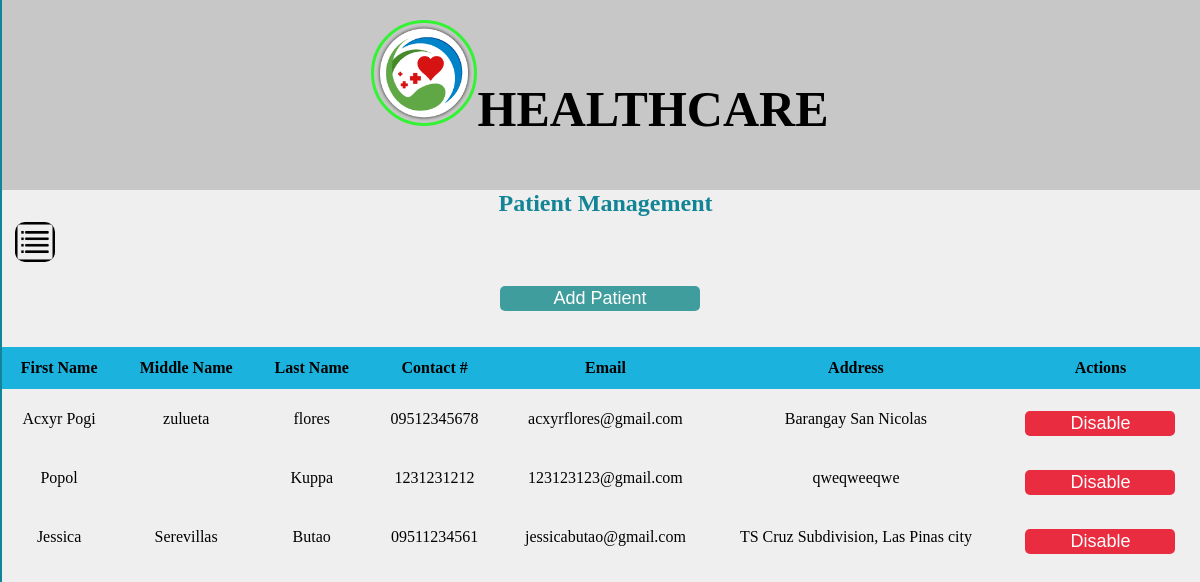
The page /admin/adminpatienttable.php on the database its author committed.
### tables this page shows
CREATE TABLE IF NOT EXISTS `tbl_patient` (
  `patient_id` int NOT NULL AUTO_INCREMENT,
  `p_firstname` varchar(80) NOT NULL,
  `p_midname` varchar(80) NOT NULL,
  `p_lastname` varchar(80) NOT NULL,
  `p_gender` varchar(80) NOT NULL,
  `p_birthdate` date NOT NULL,
  `p_email` varchar(80) NOT NULL,
  `p_phone` varchar(11) NOT NULL,
  `p_address` varchar(80) NOT NULL,
  `p_username` varchar(80) NOT NULL,
  `p_password` varchar(80) NOT NULL,
  `p_profile` varchar(40) NOT NULL,
  PRIMARY KEY (`patient_id`)
);

### admin/adminpatienttable.php (the view, shortened to what this page needs)
<?php
	include_once('../connection/connection.php');
	$adminpatienttable="SELECT * FROM tbl_patient";
	$result=mysqli_query($conn, $adminpatienttable);
?>
<html>
<head>
</head>
<link rel="stylesheet" type="text/css" href="../css/background.css">
<link rel="stylesheet" type="text/css" href="../css/biginter.css">
<link rel="stylesheet" type="text/css" href="../css/icons.css">
<link rel="stylesheet" type="text/css" href="../css/adminpanel.css">
<link rel="stylesheet" type="text/css" href="../css/buttons.css">
<link rel="stylesheet" type="text/css" href="../css/scrollbar.css">
<link rel="stylesheet" type="text/css" href="../css/protected.css">
<body oncontextmenu="return false;">
	<div class="adminheader">
		<center>
			<h1 class="adminheaderh3"><img class="clinic" src="../icons/healthcarelogo.png">Healthcare</h1>
		</center>
	</div>
	<div class="headerwhite">
		<h2>Patient Management</h2>
	</div>
	<img class="dashboardicon" src="../icons/list.png" onclick="showdashboard()">
	<br><br><br>
		 <div id="dashboard" class="dashboard">
		 	 	<a class="aaa" href="updatehealthcare.php">Healthcare</a>
		 	 	<a class="aaa" href="updateabout.php">About Us</a>
		 	 	<a class="aaa" href="updatecontact.php">Contact Us</a>
		 	 	<a class="aaa" href="chatbotmanagement.php">Chatbot Management</a>
		 		<a class="aaa" href="adminadmintable.php">Administrator Management</a>
		 	 	<a class="aaa" href="admindoctortable.php">Doctor Management</a>
		 	 	<a class="aaa" href="adminpatienttable.php">Patient Management</a>
		 	 	<br>
		 	 	<a class="aaa"href="AdminMessages.php">Messages</a>
		 	 	<br>
		 	 	<a class="aaa"href="adminpanel.php">Home</a>
		 	 	<br>
		 	 	<br>
				<br>
		 </div>
			 <div class="main">
			 	<center>
					<button class="Addadmin" onclick="parent.location='AdminAddPatient.php'">Add Patient</button>
				</center>
					<br><br>
		 		<table class="aamtbl">
		 			<thead>
		 				<th>First Name</th>
		 				<th>Middle Name</th>
		 				<th>Last Name</th>
		 				<th>Contact #</th>
		 				<th>Email</th>
		 				<th>Address</th>
		 				<th>Actions</th>
		 			</thead>
				<?php
		 			while ($rows=mysqli_fetch_assoc($result))
		 			{
		 		?>
		 		<tbody>
		 			<tr>
		 				<td data-label="First Name"><?php echo $rows['p_firstname']; ?></td>
		 				<td data-label="Last Name"><?php echo $rows['p_midname']; ?></td>
		 				<td data-label="Middle Name"><?php echo $rows['p_lastname']; ?></td>
		 				<td data-label="Contact #"><?php echo $rows['p_phone']; ?></td>
		 				<td data-label="Email"><?php echo $rows['p_email']; ?></td>
		 				<td data-label="Address"><?php echo $rows['p_address']; ?></td>
		 				<td data-label="Actions"><button class="disablebtn" onclick="">Disable</button></td>
		 			</tr>
		 		</tbody>
		 	 	<?php
		 			}
		 		?>
		 		</table>
		 	</div>
</body>
</html>

### css/background.css (style rules this page uses)
body { background-color: #EFEFEF; font-family: Raleway; padding-bottom: 100px; }

### css/biginter.css (style rules this page uses)
* { margin: 0; padding: 0; list-style: none; text-decoration: none; }
.headerwhite { color: #138496; text-align: center; }
.clinic { height: 100px; width: 100px; border-radius: 50%; margin-top: -10px; border: 3px solid #34F234; }
.adminheader { background-color: #C7C7C7; width: auto; height: 160px; position: inherit; flex-direction: row; padding-bottom: 30px; }
.adminheaderh3 { color: black; padding-top: 30px; font-size: 50px; align-content: center; text-align: center; margin-bottom: 20px; background-size: cover; display: block; width: 100%; text-transform: uppercase; }

### css/adminpanel.css (style rules this page uses)
.dashboard { background-color: white; }
.dashboard { height: 100%; width: 0; position: fixed; z-index: 1; top: 0; left: 0; overflow-x: hidden; padding-top: 60px; transition: 0.5s; border-right: 2px solid #138496; }
.dashboard a { padding: 8px 8px 8px 32px; text-decoration: none; font-size: 15px; color: black; display: block; transition: 0.3s; color: black; margin-top: 1px; }
.aaa { font-size: 2px; display: block; margin-left: -9px; text-align: left; }
h2 { margin-bottom: 5px; margin-left: 11px; }
button { cursor: pointer; border: currentColor; margin-top: 10px; height: 25px; border-radius: 3px; }
.aamtbl { width: 100%; border-collapse: collapse; }
.aamtbl th { background-color: #1BB3DE; }
.aamtbl td, .aamtbl th { padding: 12px 15px; text-align: center; font-size: 16px; }

### css/buttons.css (style rules this page uses)
@media screen and (min-width: 1024px) { button { font-size: 18px; } }
.Addadmin { background-color: #409D9D; color: white; width: 200px; border-radius: 5px; }
.disablebtn { background-color: #E92C3F; color: white; width: 150px; border-radius: 5px; }

### css/protected.css (style rules this page uses)
body { -webkit-user-select: none; -moz-user-select: none; -ms-user-select: none; user-select: none; }

### rows shown on the page
tbl_patient: p_firstname "Acxyr Pogi", p_midname "zulueta", p_lastname "flores", p_phone "09512345678", p_email "acxyrflores@gmail.com", p_address "Barangay San Nicolas"
tbl_patient: p_firstname "Popol", p_lastname "Kuppa", p_phone "1231231212", p_email "123123123@gmail.com", p_address "qweqweeqwe"
tbl_patient: p_firstname "Jessica", p_midname "Serevillas", p_lastname "Butao", p_phone "09511234561", p_email "jessicabutao@gmail.com", p_address "TS Cruz Subdivision, Las Pinas city"
